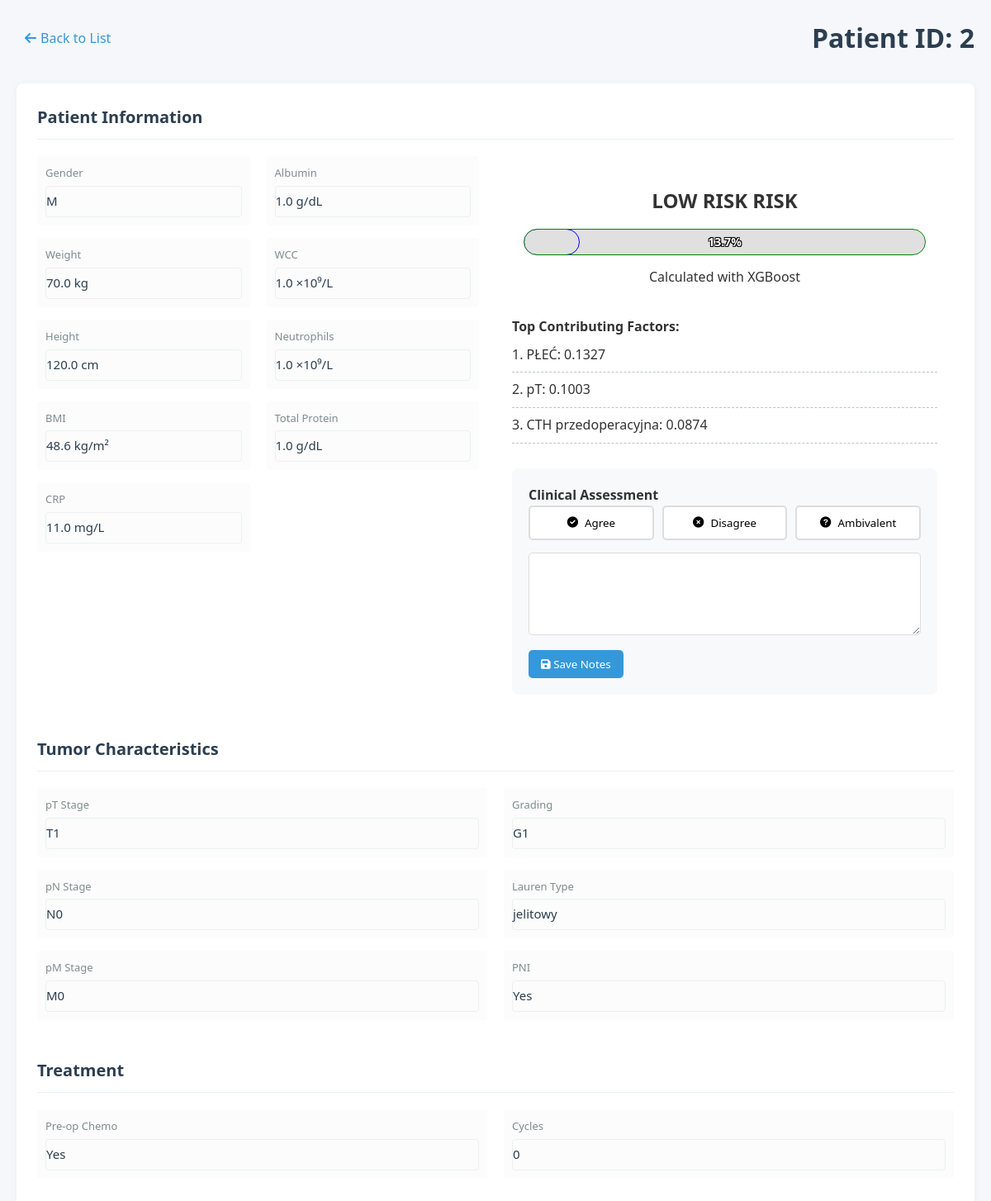
Page /patient/2 on the committed database.
### models.py (models this page shows, shortened)
class Patient(db.Model):
    id = db.Column(db.Integer, primary_key=True)
    gender = db.Column(db.String(1), nullable=False)        # 'M' lub 'K'
    weight = db.Column(db.Float, nullable=False)            # waga w kg (wartości numeryczne)
    height = db.Column(db.Float, nullable=False)            # wzrost w cm (wartości numeryczne)
    bmi = db.Column(db.Float, nullable=False)               # BMI (wartości numeryczne)
    CRP = db.Column(db.Float, nullable=False)               # CRP (wartości numeryczne)
    Alb = db.Column(db.Float, nullable=False)               # Alb (wartości numeryczne)
    WCC = db.Column(db.Float, nullable=False)               # WCC (wartości numeryczne)
    NEU = db.Column(db.Float, nullable=False)               # NEU (wartości numeryczne)
    total_protein = db.Column(db.Float, nullable=False)     # białko całkowite (wartości numeryczne)
    pT = db.Column(db.String(10), nullable=False)           # stadium T (wartości kategoryczne)
    pN = db.Column(db.String(10), nullable=False)           # stadium N (wartości kategoryczne)
    pM = db.Column(db.String(10), nullable=False)           # stadium M (wartości kategoryczne)
    PNI = db.Column(db.Integer, nullable=False)             # PNI (wartości numeryczne 0-1)
    GRADING = db.Column(db.String(10), nullable=False)      # stopień zróżnicowania (wartości kategoryczne)
    Lauren = db.Column(db.String(10), nullable=False)       # typ Lauren (wartości kategoryczne)
    CTH_preop = db.Column(db.String(10), nullable=False)    # chemioterapia przedoperacyjna (wartości kategoryczne)
    cycles_number = db.Column(db.Integer, nullable=False)   # liczba cykli chemioterapii (wartości numeryczne)
    predictions = db.relationship('Prediction', backref='patient', lazy=True)

class Prediction(db.Model):
    id = db.Column(db.Integer, primary_key=True)
    patient_id = db.Column(db.Integer, db.ForeignKey('patient.id'), nullable=False)
    probability = db.Column(db.Float, nullable=False)
    model_used = db.Column(db.String(50), nullable=False)
    interpretation = db.Column(db.String(50), nullable=False)
    top_factors = db.Column(db.JSON)  # Stores list of important factors
    clinician_agreement = db.Column(db.String(20))  # 'agree', 'disagree', 'ambivalent'
    clinician_notes = db.Column(db.Text)
    patient_id = db.Column(db.Integer, db.ForeignKey('patient.id'), nullable=False)

### app.py (the view)
    @app.route('/patient/<int:patient_id>')
    def patient_detail(patient_id):
        patient = Patient.query.get_or_404(patient_id)
        predictions = patient.predictions
        return render_template('patient.html', patient=patient, predictions=predictions)

### templates/patient.html (shortened to what this page needs)
{% extends "base.html" %}
{% block content %}
<header class="patient-header">
    <button class="back-button" onclick="window.history.back()">
        <i class="fas fa-arrow-left"></i> Back to List
    </button>
    <h1>Patient ID: {{ patient.id }}</h1>
</header>
<div class="patient-profile">
    <div class="profile-column patient-data">
        <div class="section-title">
            <h2>Patient Information</h2>
        </div>
        <div class="data-columns">
            <div class="data-subcolumn">
                <div class="data-field">
                    <label>Gender</label>
                    <div class="editable-field">{{ patient.gender }}</div>
                </div>
                <div class="data-field">
                    <label>Weight</label>
                    <div class="editable-field">{{ patient.weight }} kg</div>
                </div>
                <div class="data-field">
                    <label>Height</label>
                    <div class="editable-field">{{ patient.height }} cm</div>
                </div>
                <div class="data-field">
                    <label>BMI</label>
                    <div class="editable-field">{{ patient.bmi }} kg/m²</div>
                </div>
                <div class="data-field">
                    <label>CRP</label>
                    <div class="editable-field">{{ patient.CRP }} mg/L</div>
                </div>
            </div>
            <div class="data-subcolumn">
                <div class="data-field">
                    <label>Albumin</label>
                    <div class="editable-field">{{ patient.Alb }} g/dL</div>
                </div>
                <div class="data-field">
                    <label>WCC</label>
                    <div class="editable-field">{{ patient.WCC }} ×10⁹/L</div>
                </div>
                <div class="data-field">
                    <label>Neutrophils</label>
                    <div class="editable-field">{{ patient.NEU }} ×10⁹/L</div>
                </div>
                <div class="data-field">
                    <label>Total Protein</label>
                    <div class="editable-field">{{ patient.total_protein }} g/dL</div>
                </div>
            </div>
            <div class="prediction-data">
                {% if predictions %}
                    {% for prediction in predictions %}
                    <div class="prediction-result">
                        <div class="risk-level risk-{{ prediction.interpretation|lower|replace(' ', '-') }}">
                            <h3>{{ prediction.interpretation }} RISK</h3>
                            <div class="probability-gauge">
                                <div class="gauge-fill" style="width: {{ (prediction.probability * 100)|round(1) }}%"></div>
                                <span class="probability-value">{{ (prediction.probability * 100)|round(1) }}%</span>
                            </div>
                            <p>Calculated with {{ prediction.model_used }}</p>
                        </div>
                        {% if prediction.top_factors %}
                        <div class="important-factors">
                            <h4>Top Contributing Factors:</h4>
                            <ul>
                                {% for factor in prediction.top_factors %}
                                <li>{{ factor }}</li>
                                {% endfor %}
                            </ul>
                        </div>
                        {% endif %}
                        <div class="clinician-feedback">
                            <h4>Clinical Assessment</h4>
                            <form method="POST" action="{{ url_for('save_feedback', prediction_id=prediction.id) }}">
                                <div class="feedback-buttons">
                                    <button type="submit" name="agreement" value="agree"
                                            class="{% if prediction.clinician_agreement == 'agree' %}active{% endif %}">
                                        <i class="fas fa-check-circle"></i> Agree
                                    </button>
                                    <button type="submit" name="agreement" value="disagree"
                                            class="{% if prediction.clinician_agreement == 'disagree' %}active{% endif %}">
                                        <i class="fas fa-times-circle"></i> Disagree
                                    </button>
                                    <button type="submit" name="agreement" value="ambivalent"
                                            class="{% if prediction.clinician_agreement == 'ambivalent' %}active{% endif %}">
                                        <i class="fas fa-question-circle"></i> Ambivalent
                                    </button>
                                </div>
                                <div class="feedback-notes">
                                    <textarea name="clinician_notes" placeholder="Enter your clinical reasoning...">
                                        {{ prediction.clinician_notes or '' }}
                                    </textarea>
                                    <button type="submit" class="btn-save-notes">
                                        <i class="fas fa-save"></i> Save Notes
                                    </button>
                                </div>
                            </form>
                        </div>
                    </div>
                    {% endfor %}
                {% else %}
                    <div class="no-prediction">
                        <p>No prediction available for this patient</p>
                    </div>
                {% endif %}
            </div>
        </div>
        <div class="section-title" style="margin-top: 30px;">
            <h2>Tumor Characteristics</h2>
        </div>
        <div class="data-columns">
            <div class="data-subcolumn">
                <div class="data-field">
                    <label>pT Stage</label>
                    <div class="editable-field">{{ patient.pT }}</div>
                </div>
                <div class="data-field">
                    <label>pN Stage</label>
                    <div class="editable-field">{{ patient.pN }}</div>
                </div>
                <div class="data-field">
                    <label>pM Stage</label>
                    <div class="editable-field">{{ patient.pM }}</div>
                </div>
            </div>
            <div class="data-subcolumn">
                <div class="data-field">
                    <label>Grading</label>
                    <div class="editable-field">{{ patient.GRADING }}</div>
                </div>
                <div class="data-field">
                    <label>Lauren Type</label>
                    <div class="editable-field">{{ patient.Lauren }}</div>
                </div>
                <div class="data-field">
                    <label>PNI</label>
                    <div class="editable-field">{{ "Yes" if patient.PNI else "No" }}</div>
                </div>
            </div>
        </div>
        <div class="section-title" style="margin-top: 30px;">
            <h2>Treatment</h2>
        </div>
        <div class="data-columns">
            <div class="data-subcolumn">
                <div class="data-field">
                    <label>Pre-op Chemo</label>
                    <div class="editable-field">{{ "Yes" if patient.CTH_preop == "tak" else "No" }}</div>
                </div>
            </div>
            <div class="data-subcolumn">
                <div class="data-field">
                    <label>Cycles</label>
                    <div class="editable-field">{{ patient.cycles_number }}</div>
                </div>
            </div>
        </div>
    </div>
</div>
</div>
{% endblock %}

### static/css/styles.css (style rules this page uses)
:root { --primary-color: #2c3e50; --secondary-color: #3498db; --accent-color: #e74c3c; --light-gray: #ecf0f1; --medium-gray: #bdc3c7; --dark-gray: #7f8c8d; --success-color: #2ecc71; --warning-color: #f39c12; --danger-color: #e74c3c; }
* { margin: 0; padding: 0; box-sizing: border-box; font-family: 'Segoe UI', Tahoma, Geneva, Verdana, sans-serif; }
body { background-color: #f5f7fa; color: #333; line-height: 1.6; }
header { margin-bottom: 30px; display: flex; justify-content: space-between; align-items: center; flex-wrap: wrap; gap: 20px; }
h1 { color: var(--primary-color); font-weight: 600; }
.patient-header { margin-bottom: 30px; display: flex; align-items: center; gap: 20px; }
.back-button { background: none; border: none; color: var(--secondary-color); font-size: 16px; cursor: pointer; display: flex; align-items: center; gap: 5px; padding: 5px 10px; border-radius: 4px; transition: background-color 0.2s; }
.patient-profile { display: flex; gap: 30px; width: 100%; }
.profile-column { background: white; border-radius: 8px; box-shadow: 0 2px 10px rgba(0, 0, 0, 0.05); padding: 25px; }
.section-title { margin-bottom: 20px; padding-bottom: 10px; border-bottom: 1px solid var(--light-gray); }
.section-title h2 { color: var(--primary-color); font-size: 20px; }
.editable-field { padding: 8px 12px; border: 1px solid var(--light-gray); border-radius: 4px; min-height: 38px; }
.feedback-buttons { display: flex; gap: 10px; margin-bottom: 20px; }
.data-field:last-child { border-bottom: none; }
.editable-field { padding: 8px 0; color: #333; }
.data-columns { display: flex; gap: 20px; flex-grow: 1; }
.data-subcolumn { flex: 1; min-width: 0; }
.patient-data { flex: 1; min-width: 0; display: flex; flex-direction: column; }
.prediction-data { width: 50%; min-width: 400px; }
.data-field { margin-bottom: 15px; padding: 10px; background: rgba(245, 245, 245, 0.3); border-radius: 4px; }
.data-field label { display: block; font-size: 13px; color: var(--dark-gray); margin-bottom: 5px; }
.data-field .editable-field { font-size: 15px; font-weight: 500; color: var(--primary-color); padding: 5px 0; }
.prediction-result { padding: 20px; }
.risk-level { text-align: center; margin-bottom: 20px; padding: 15px; border-radius: 8px; }
.risk-level h3 { margin-bottom: 10px; font-size: 24px; }
.important-factors ul { list-style-type: none; }
.important-factors li { padding: 8px 0; border-bottom: 1px dashed var(--medium-gray); }
.clinician-feedback { margin-top: 30px; padding: 20px; background: #f8f9fa; border-radius: 8px; }
.feedback-buttons { display: flex; gap: 10px; margin-bottom: 15px; }
.feedback-buttons button { flex: 1; padding: 10px; border: 2px solid #ddd; background: white; border-radius: 5px; cursor: pointer; transition: all 0.3s; display: flex; align-items: center; justify-content: center; gap: 8px; }
.feedback-notes textarea { width: 100%; min-height: 100px; padding: 10px; border: 1px solid #ddd; border-radius: 5px; resize: vertical; }
.btn-save-notes { margin-top: 10px; padding: 8px 15px; background: var(--secondary-color); color: white; border: none; border-radius: 5px; cursor: pointer; }
.probability-value { position: absolute; top: 50%; left: 50%; transform: translate(-50%, -50%); font-weight: bold; font-size: 14px; color: #000; text-shadow: -1px -1px 0 #fff, 1px -1px 0 #fff, -1px 1px 0 #fff, 1px 1px 0 #fff; mix-blend-mode: normal; pointer-events: none; z-index: 2; }
.probability-gauge { height: 30px; background: #e0e0e0; border-radius: 15px; margin: 15px 0; position: relative; overflow: hidden; }
.gauge-fill { position: absolute; top: 0; left: 0; height: 100%; width: 0%; border-radius: 15px; transition: width 0.5s ease; z-index: 1; }
.probability-value { position: absolute; top: 50%; left: 50%; transform: translate(-50%, -50%); font-weight: bold; font-size: 14px; z-index: 2; color: white; text-shadow: -1px -1px 0 #000, 1px -1px 0 #000, -1px 1px 0 #000, 1px 1px 0 #000; }
.probability-gauge { outline: 1px solid green; }
.gauge-fill { outline: 1px solid blue; }

### rows in the picture
Patient: id "2", gender "M", weight "70.0", height "120.0", bmi "48.6", CRP "11.0", Alb "1.0", WCC "1.0", NEU "1.0", total_protein "1.0", pT "T1", pN "N0", pM "M0", GRADING "G1", Lauren "jelitowy", PNI "Yes", CTH_preop "Yes", cycles_number "0"
Prediction: interpretation "LOW RISK", (prediction.probability*100)|round(1) "13.7", model_used "XGBoost", top_factors "1. PŁEĆ: 0.1327" "2. pT: 0.1003" "3. CTH przedoperacyjna: 0.0874"
